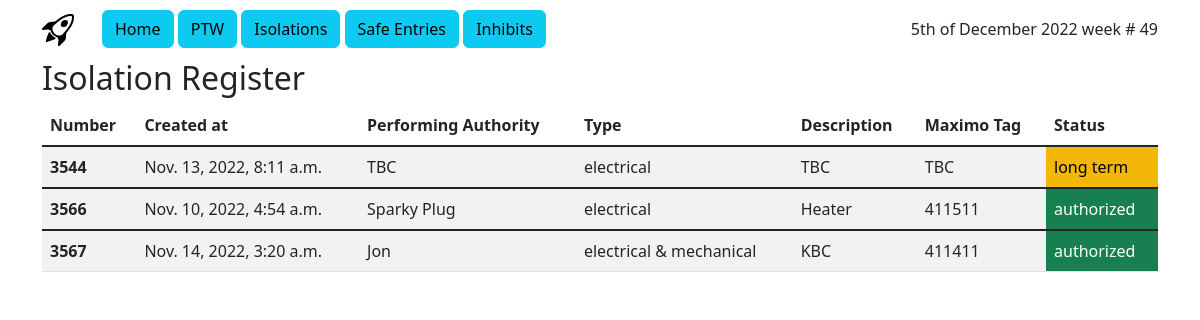
/ptw/isolation/, run on an earlier commit of the app's database.
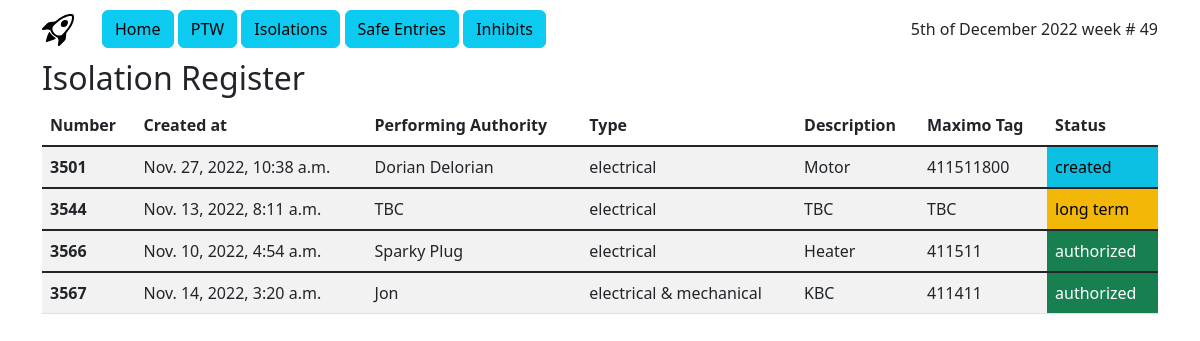
And on a later commit of the database.
### ptw/models.py (models this page shows)
class Isolation(models.Model):
    id = models.IntegerField(primary_key=True)
    status = models.CharField(max_length=10, choices=[
        ('created', 'created'),
        ('authorized', 'authorized'),
        ('long term', 'long term'),
        ('closed', 'closed'),
        ('cancelled', 'cancelled')], default='created')
    created_at = models.DateTimeField(default=timezone.now)
    isolation_type = models.CharField(max_length=24, choices=[
        ('electrical', 'electrical'),
        ('mechanical', 'mechanical'),
        ('electrical & mechanical', 'electrical & mechanical')
    ], default='electrical')
    performing_authority = models.CharField(max_length=24, default='TBC')
    authorized_at = models.DateTimeField(default=timezone.now)
    closed_at = models.DateTimeField(default=timezone.now)
    equipment_description = models.CharField(max_length=24, default='TBC')
    equipment_maximo_tag = models.CharField(max_length=24, default='TBC')

### ptw/views.py (the view)
# urls.py: path('isolation/', views.IsolationActiveView.as_view(), name='active_index'),
class IsolationActiveView(generic.ListView):
    template_name = 'ptw/isolation_index.html'
    context_object_name = 'active_isolations'
    def get_queryset(self):
        return Isolation.objects.filter(
            Q(status__exact='authorized') | Q(status__exact='created') | Q(status__exact='long term')
        )

### ptw/templates/ptw/isolation_index.html
{% extends 'ptw/nav.html' %}
{% block content %}
<h2>Isolation Register</h2>
<div class="table-responsive">
<table class="table table-striped table-hover" data-toggle="table">
<thead>
      <tr>
          <th scope="col">Number</th>
          <th scope="col">Created at</th>
          <th scope="col">Performing Authority</th>
          <th scope="col">Type</th>
          <th scope="col">Description</th>
          <th scope="col">Maximo Tag</th>
          <th scope="col">Status</th>
      </tr>
</thead>
{% if active_isolations %}
            {% for isolation in active_isolations %}
                <tbody class="table-group-divider">
                    <tr>
                        <th scope="row">{{ isolation.id }}</th>
                        <td>{{ isolation.created_at }}</td>
                        <td>{{ isolation.performing_authority }}</td>
                        <td>{{ isolation.isolation_type }}</td>
                        <td>{{ isolation.equipment_description }}</td>
                        <td>{{ isolation.equipment_maximo_tag }}</td>
                        <td class="{% if isolation.status == "authorized" %}{{ 'text-bg-success' }}
                                    {% elif isolation.status == "created" %}{{ 'text-bg-info' }}
                                    {% else %}{{ 'text-bg-warning' }}
                                    {% endif %}">{{ isolation.status }}</td>
                    </tr>
                </tbody>
            {% endfor %}
{% else %}
    <p>No isolations are currently active.</p>
{% endif %}
</table>
</div>
{% endblock %}

What changed in the data, as far as the page shows it:
added Isolation: id "3501", created_at "Nov. 27, 2022, 10:38 a.m.", performing_authority "Dorian Delorian", isolation_type "electrical", equipment_description "Motor", equipment_maximo_tag "411511800", status "created"
